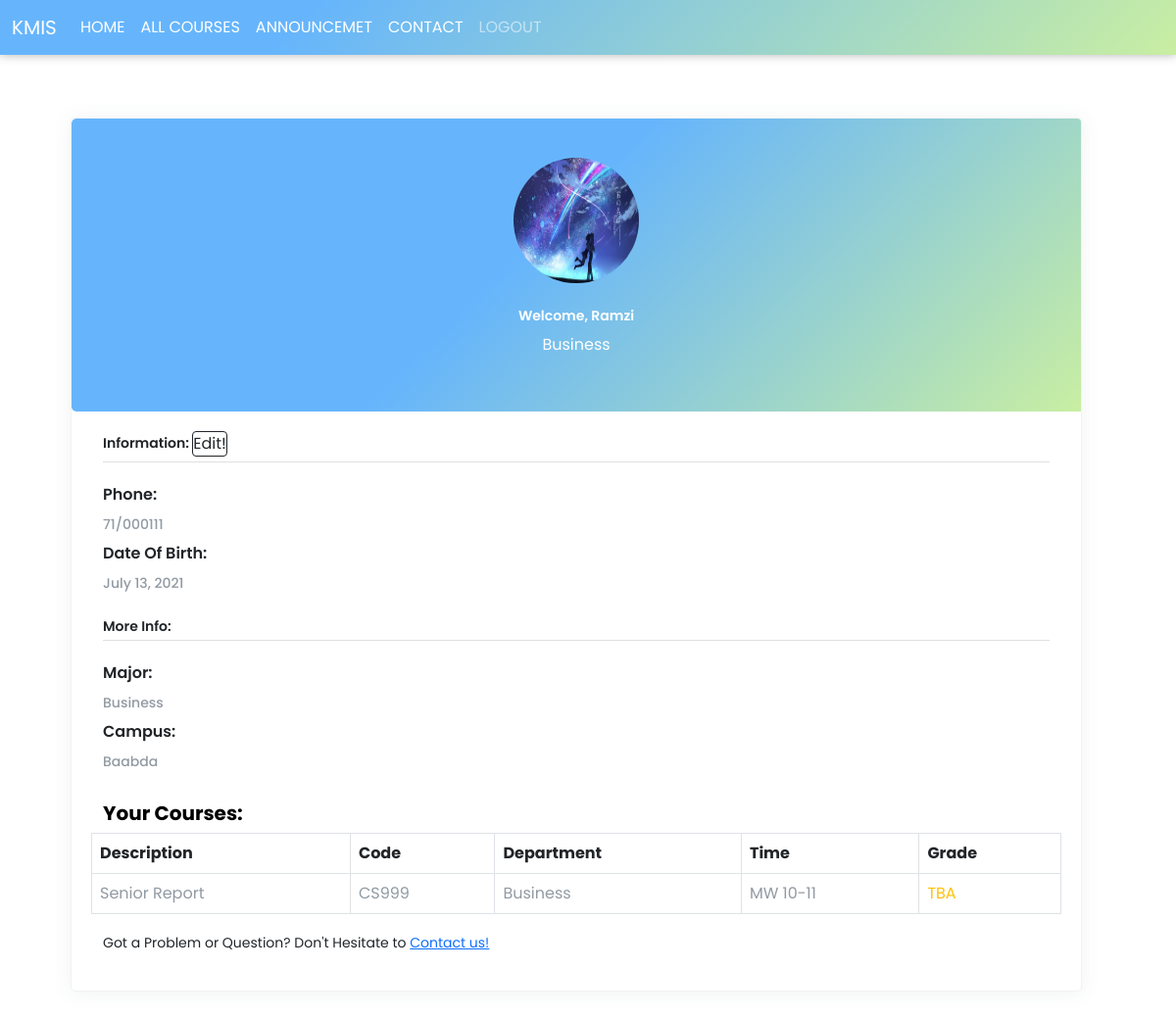
Screenshot of /home/ (signed in) with the database file from the repository.
### School_MS/models.py (models this page shows, shortened)
class StudentProfile(models.Model):
    campuses = (
        ('Beirut','1.Beirut'),
        ('Baabda','2.Baabda'),
        ('Byblos','3.Byblos')
    )
    user = models.OneToOneField(User, on_delete=models.CASCADE)
    profile_pic = models.ImageField(default='df.png')
    major = models.CharField(max_length=255,choices=major,null=True,blank=True)
    phone_nb=models.CharField(max_length=255)
    campus = models.CharField(max_length=255,choices=campuses,null=True,blank=True)
    date_of_birth = models.DateField()

class Courses(models.Model):
    user = models.ForeignKey(User,on_delete=models.CASCADE)#relation
    courses_name = models.CharField(max_length=255, default="TBA",unique=True)
    code = models.OneToOneField(AllCourses,related_name='Code_FK',on_delete=models.CASCADE)#relation
    department = models.CharField(max_length=255,choices=major,null=True,blank=True)
    time = models.CharField(max_length=255,null=True,default="TBA")
    grade = models.CharField(max_length=3,null=True,default="Not Available Yet")

class AllCourses(models.Model):
    courses_name = models.CharField(max_length=255, default="TBA",unique=True)
    code = models.CharField(max_length=5,null=True)
    department = models.CharField(max_length=255,choices=major,null=True,blank=True)
    price = models.FloatField(max_length=25)
    def __str__(self):
        return self.code

### School_MS/views.py (the view)
# urls.py: 2. Add a URL to urlpatterns:  path('', views.home, name='home')
@login_required
def home(request):
    context = {
        'Courses': Courses.objects.filter(user=request.user).all()
    }
    context['MEDIA_URL'] = settings.MEDIA_URL
    context['emp'] = StudentProfile.objects.filter(
        user_id=request.user.id).first()
    return render(request, 'pages/userpage.html', context)

### School_MS/templates/pages/userpage.html (shortened to what this page needs)
{% load static %}
<!DOCTYPE html>
<html lang="en">
<head>
    <link href="https://cdn.jsdelivr.net/npm/bootstrap@5.0.1/dist/css/bootstrap.min.css" rel="stylesheet"
>
</head>
<body>
    <header id="home">
        <nav style="box-shadow: 0 0 10px rgb(0, 0, 0, 0.3);background-color:#bfe299; background-image: linear-gradient(315deg,#c9eea2 0%,#66b5fc 74%);color:white;"
            class="navbar navbar-expand-md navbar-dark fixed-top bg-dark">
            <div class="container-fluid">
                <a class="navbar-brand" href="{% url 'home' %}">KMIS</a>
                <div class="collapse navbar-collapse" id="navbarCollapse">
                    <ul class="navbar-nav me-auto mb-2 mb-md-0">
                        <li class="nav-item">
                            <a class="nav-link active" aria-current="page" href="{% url 'home' %}">HOME</a>
                        </li>
                        <li class="nav-item">
                            <a class="nav-link active" aria-current="page" href="{% url 'list_courses'%}">ALL
                                COURSES</a>
                        </li>
                        <li class="nav-item">
                            <a class="nav-link active" aria-current="page"
                                href="{% url 'announcements' %}">ANNOUNCEMET</a>
                        </li>
                        <li class="nav-item">
                            <a class="nav-link active" aria-current="page" href="{% url 'contactView' %}">CONTACT</a>
                        </li>
                        <li class="nav-item">
                            <a class="nav-link" href="{% url 'logout_request' %}">LOGOUT</a>
                        </li>
                    </ul>
                </div>
            </div>
        </nav>
    </header>
    <br /><br /><br />
    <div class="page-content page-container" id="page-content">
        <div class="padding">
            <div class="row container d-flex justify-content-center">
                <div class="col-xl-6 col-xl-12">
                    <div class="card user-card-full">
                        <div class="row m-l-0 m-r-0">
                            <div class="col-,xl-4 bg-c-lite-green user-profile">
                                <div class="card-block text-center text-white">
                                    <div class="m-b-25"> <img id="profile_img" src="{{MEDIA_URL}}{{emp.profile_pic}}"
                                            class="img-radius" alt="User-Profile-Image"> </div>
                                    <h6 class="f-w-600">Welcome, {{request.user.username|capfirst}}</h6>
                                    <p>{{emp.major|capfirst}}</p>
                                </div>
                            </div>
                            <div class="col-,xl-8">
                                <div class="card-block">
                                    <h6 class="m-b-20 p-b-5 b-b-default f-w-600">Information: <a
                                            href="{% url 'edit_profile' %}" class="btn btn-outline-dark p-0">Edit!</a>
                                    </h6>
                                    <div class="row">
                                        <div class="col-,xl-6">
                                            <p class="m-b-10 f-w-600">Phone:</p>
                                            <h6 class="text-muted f-w-400">{{emp.phone_nb}}</h6>
                                        </div>
                                        <div class="col-,xl-6">
                                            <p class="m-b-10 f-w-600">Date Of Birth:</p>
                                            <h6 class="text-muted f-w-400">{{emp.date_of_birth}}</h6>
                                        </div>
                                    </div>
                                    <h6 class="m-b-20 m-t-40 p-b-5 b-b-default f-w-600">More Info:</h6>
                                    <div class="row">
                                        <div class="col-,xl-6">
                                            <p class="m-b-10 f-w-600">Major:</p>
                                            <h6 class="text-muted f-w-400">{{emp.major}}</h6>
                                        </div>
                                        <div class="col-,xl-6">
                                            <p class="m-b-10 f-w-600">Campus:</p>
                                            <h6 class="text-muted f-w-400">{{emp.campus}}</h6>
                                            <br />
                                        </div>
                                        <h5 style="color: rgb(0, 0, 0)"><strong>Your Courses:</strong></h5>
                                        <table id="course_table" class="table table-bordered">
                                            <thead>
                                                <tr scope="row">
                                                    <th>Description</th>
                                                    <th>Code</th>
                                                    <th>Department</th>
                                                    <th>Time</th>
                                                    <th>Grade</th>
                                                </tr>
                                            </thead>
                                            <tbody>
                                                {% for course in Courses %}
                                                <tr>
                                                    <td class="text-muted f-w-400">{{course.courses_name}}</td>
                                                    <td class="text-muted f-w-400">{{course.code | safe}}</td>
                                                    <td class="text-muted f-w-400">{{course.department}}</td>
                                                    <td class="text-muted f-w-400">{{course.time}}</td>
                                                    <td class="text-warning f-w-400">{{course.grade}}</td>
                                                </tr>
                                                {% endfor %}
                                            </tbody>
                                        </table>
                                        <p><small> Got a Problem or Question? Don't Hesitate to <a
                                                    href="{% url 'contactView' %}">Contact us!</a></small></p>
                                    </div>
                                </div>
                            </div>
                        </div>
                    </div>
                </div>
            </div>
        </div>
    </div>
</body>
</html>

### School_MS/templates/pages/userpage.html (style rules this page uses)
* { font-family: 'Poppins', sans-serif; margin: 0; padding: 0; }
img { border: 1px solid linear-gradient(315deg, #f9f9f9 0%, #02a388 74%); }
#profile_img { border: 1px solid linear-gradient(315deg, #f9f9f9 0%, #02a388 74%); position: relative; width: 128px; height: 128px; overflow: hidden; border-radius: 50%; }
.padding { padding: 3rem !important }
.user-card-full { overflow: hidden }
.card { border-radius: 5px; -webkit-box-shadow: 0 1px 20px 0 rgba(69, 90, 100, 0.08); box-shadow: 0 1px 20px 0 rgba(69, 90, 100, 0.08); border: 1px solid rgba(69, 90, 100, 0.08); margin-bottom: 30px }
.m-r-0 { margin-right: 0px }
.m-l-0 { margin-left: 0px }
.user-card-full .user-profile { border-radius: 5px 0 0 5px }
.bg-c-lite-green { background-color: #bfe299; background-image: linear-gradient(315deg, #c9eea2 0%, #66b5fc 55%); }
.user-profile { padding: 20px 0 }
.card-block { padding: 1.25rem }
.m-b-25 { margin-bottom: 25px }
.img-radius { border-radius: 5px }
h6 { font-size: 14px }
.card .card-block p { line-height: 25px }
.b-b-default { border-bottom: 1px solid #e0e0e0 }
.m-b-20 { margin-bottom: 20px }
.p-b-5 { padding-bottom: 5px !important }
.m-b-10 { margin-bottom: 10px }
.text-muted { color: #919aa3 !important }
.f-w-600 { font-weight: 600 }
.m-t-40 { margin-top: 20px }

### rows the page displays
StudentProfile: profile_pic (picture), major "Business", phone_nb "71/000111", date_of_birth "July 13, 2021", campus "Baabda"
Courses: courses_name "Senior Report", code "CS999", department "Business", time "MW 10-11", grade "TBA"

### other values shown
{{ request.user.username|capfirst }} "Ramzi"
